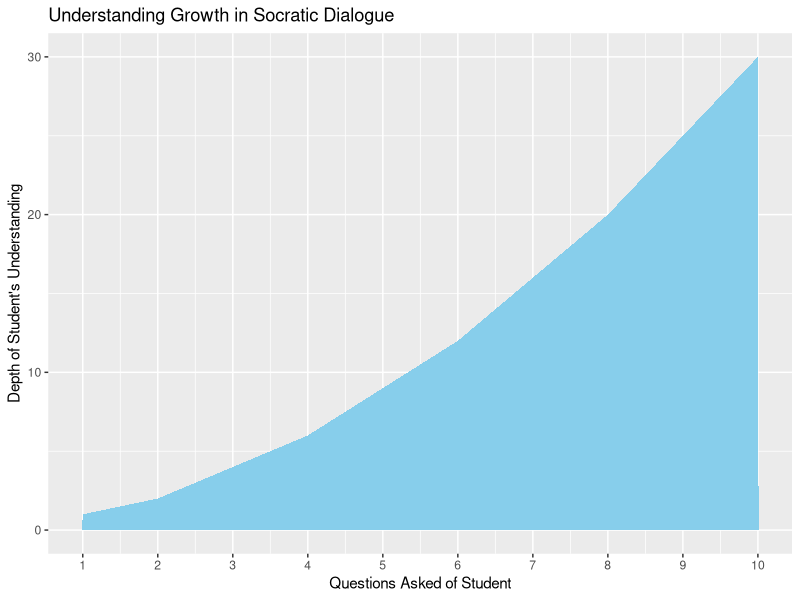
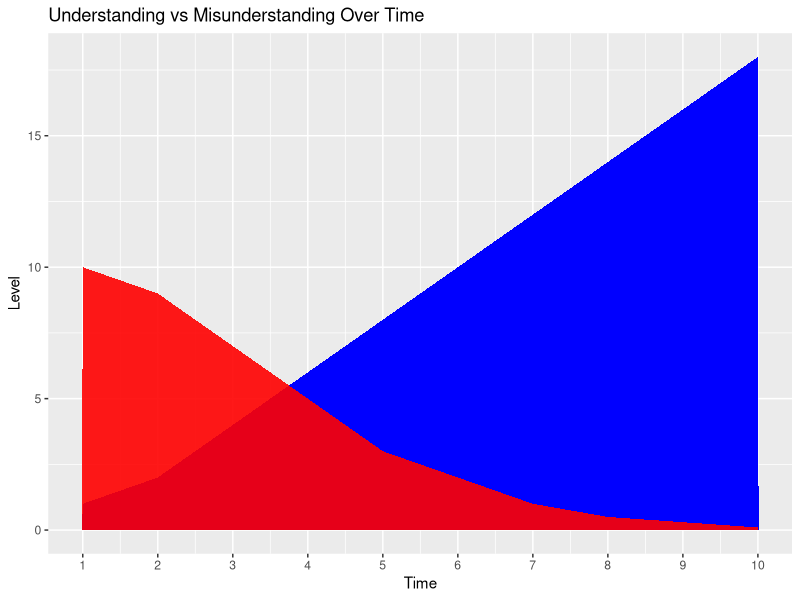
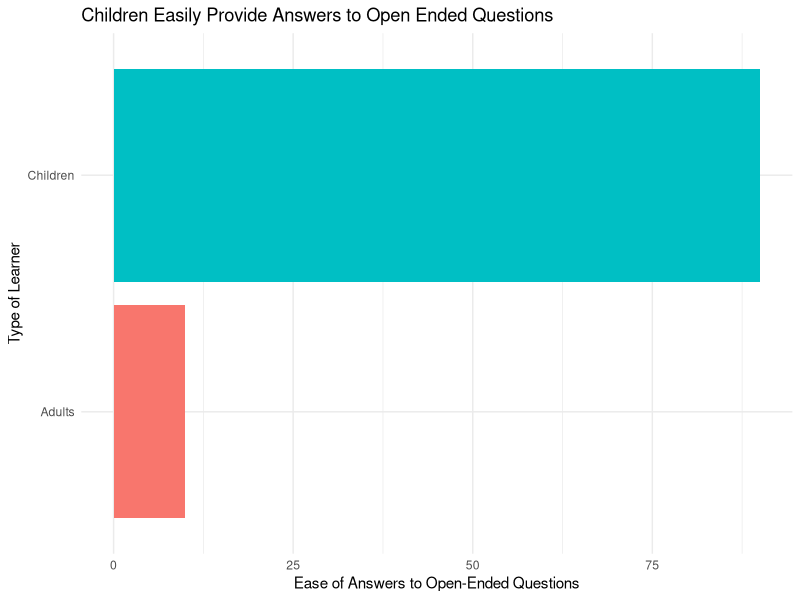
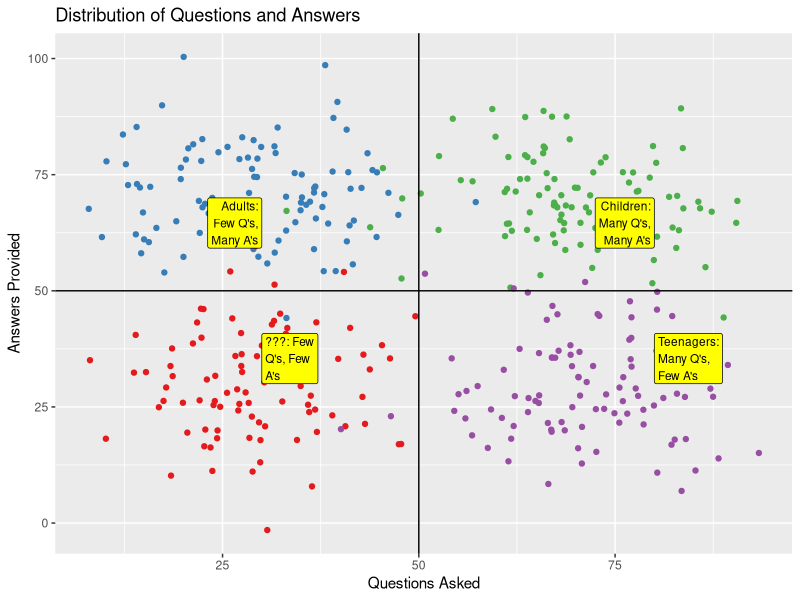
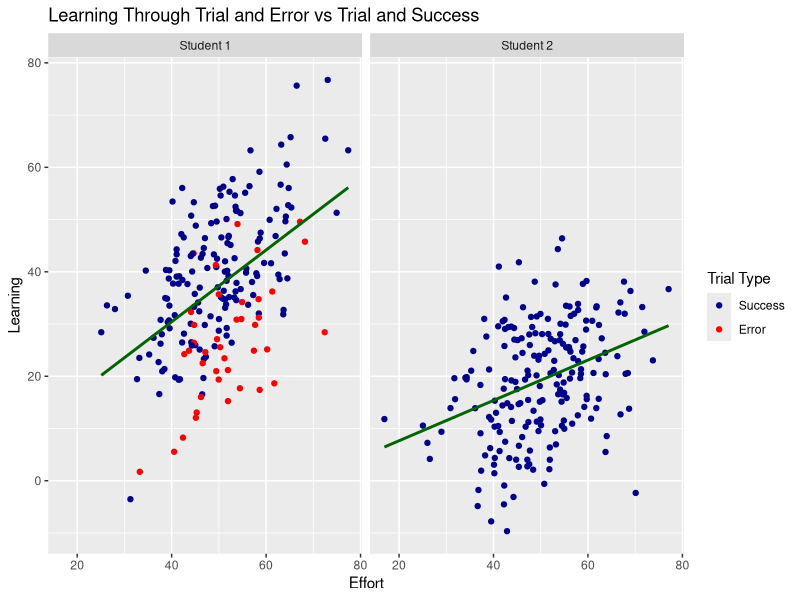
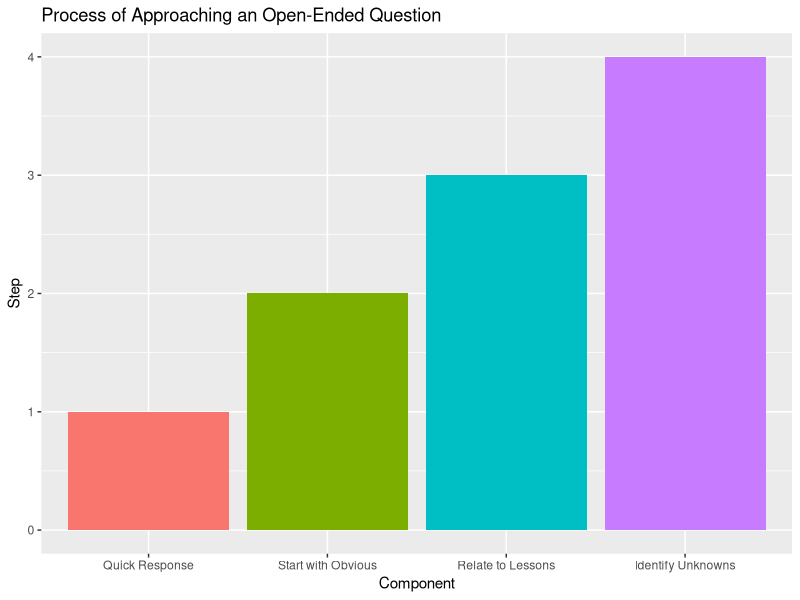
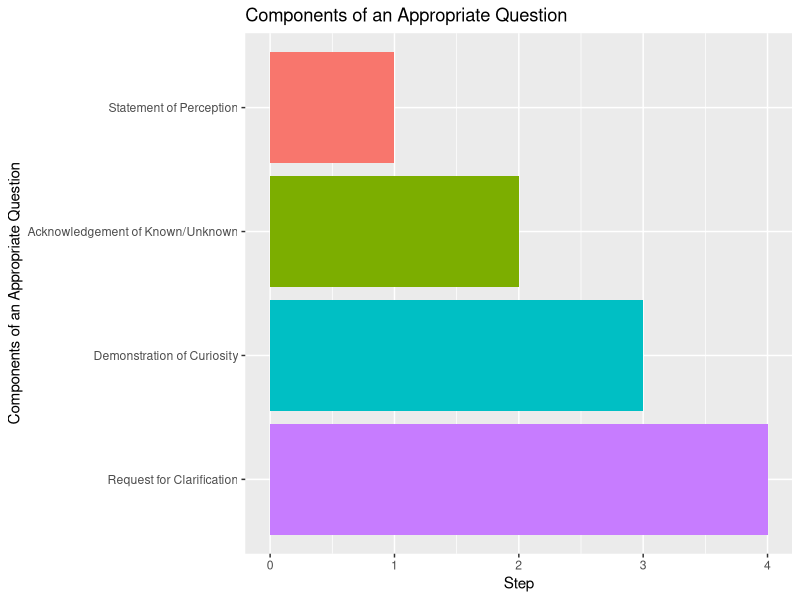
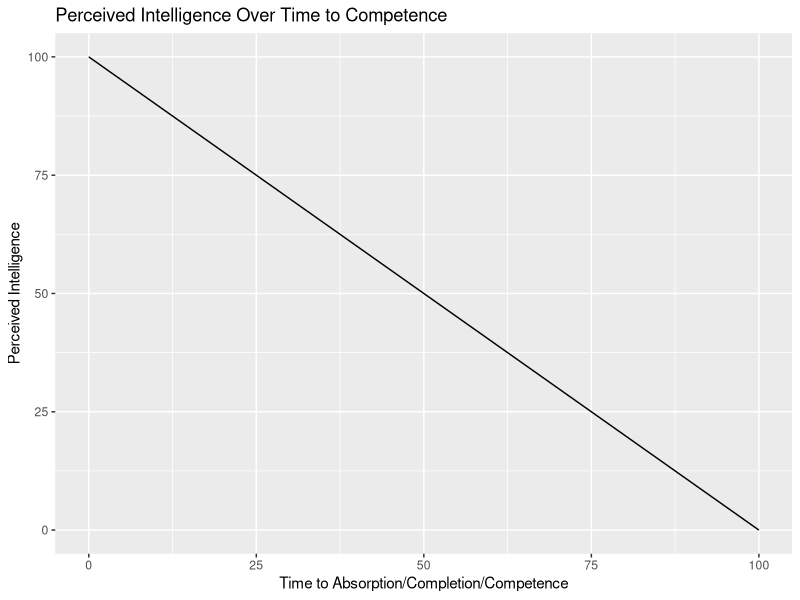

The R source for these figures, in order:
## ---- chunk 1
knitr::opts_chunk$set(echo = FALSE, warning = FALSE, message = FALSE)

# Load libraries
library(tidyverse)
library(ggplot2)
## ---- chunk 2
# Create a dataframe
depth_understanding <- tibble(
  time = 1:10,
  understanding = c(1, 2, 4, 6, 9, 12, 16, 20, 25, 30)
)

# Plot
ggplot(depth_understanding, aes(x = time, y = understanding)) +
  geom_area(fill = "skyblue") +
  scale_x_continuous(breaks = 1:10) +
  labs(x = "Questions Asked of Student", y = "Depth of Student's Understanding", 
       title = "Understanding Growth in Socratic Dialogue")
## ---- chunk 3
# Create a dataframe
understanding <- tibble(
  time = 1:10,
  understanding = c(1, 2, 4, 6, 8, 10, 12, 14, 16, 18),
  misunderstanding = c(10, 9, 7, 5, 3, 2, 1, 0.5, 0.3, 0.1)
)

# Plot
ggplot(understanding, aes(x = time)) +
  geom_area(aes(y = understanding), fill = "blue") +
  geom_area(aes(y = misunderstanding), fill = "red", alpha = 0.9) +
  labs(x = "Time", y = "Level", title = "Understanding vs Misunderstanding Over Time") +
  scale_x_continuous(breaks = rep(1:10))
## ---- chunk 4
# Create the data frame
df <- data.frame(
  group = c("Children", "Adults"),
  ease_of_answers = c(90, 10)
)

# Plot using ggplot
ggplot(df, aes(x = group, y = ease_of_answers, fill = group)) +
  geom_bar(stat = "identity", show.legend = FALSE) +
  labs(x = "Type of Learner", y = "Ease of Answers to Open-Ended Questions", title = "Children Easily Provide Answers to Open Ended Questions") +
  theme_minimal() +
  coord_flip()

## ---- chunk 5
# Define the number of data points per group
n <- 100

# Generate the data frame
df <- tibble(
  questions = c(rnorm(n, 30, 10), rnorm(n, 70, 10), rnorm(n, 30, 10), rnorm(n, 70, 10)),
  answers = c(rnorm(n, 70, 10), rnorm(n, 70, 10), rnorm(n, 30, 10), rnorm(n, 30, 10)),
  group = rep(c("Adults", "Children", "???", "Teenagers"), each = n)
)

# Plot
ggplot(df, aes(x = questions, y = answers, color = group)) +
  geom_point(show.legend = FALSE) +
  scale_color_brewer(palette = "Set1") +
  geom_vline(xintercept = 50, linetype = "solid", color = "black") +  # Add vertical reference line
  geom_hline(yintercept = 50, linetype = "solid", color = "black") +  # Add horizontal reference line
  geom_label(
    data = data.frame(x = c(30, 80, 30, 80), y = c(70, 70, 30, 30), label = c(str_wrap("Adults: Few Q's, Many A's", 10), 
                                                                              str_wrap("Children: Many Q's, Many A's", 10),
                                                                              str_wrap("???: Few Q's, Few A's", 10), 
                                                                              str_wrap("Teenagers: Many Q's, Few A's", 10))),
    aes(x = x, y = y, label = label),
    color = "black", fill = "yellow", size = 3, hjust = c(1, 1, 0, 0), vjust = c(1, 1, 0, 0)
  ) +
  # annotate("text", x = 20, y = 80, label = "Adults: Few Q's, Many A's") +
  # annotate("text", x = 80, y = 80, label = "Children: Many Q's, Many A's") +
  # annotate("text", x = 20, y = 20, label = "Elderly: Few Q's, Few A's") +
  # annotate("text", x = 80, y = 20, label = "Teenagers: Many Q's, Few A's") +
  labs(x = "Questions Asked", y = "Answers Provided", title = "Distribution of Questions and Answers", color = "Group")
## ---- chunk 6
## Faceted plot of trial and errors
# Define the number of data points
n <- 200

# Generate the data frame for Student 1
df1 <- tibble(
  effort = rnorm(n, 50, 10),
  learning = 0.8 * effort + rnorm(n, 0, 10),
  student = rep("Student 1", n)
)

# Add some "errors" to the data
set.seed(123)
error_indices <- sample(1:n, size = n/5)
df1$error <- rep(FALSE, n)
df1$error[error_indices] <- TRUE
df1$learning[error_indices] <- df1$learning[error_indices] - runif(length(error_indices), 10, 20)

# Generate the data frame for Student 2
df2 <- tibble(
  effort = rnorm(n, 50, 10),
  learning = 0.4 * effort + rnorm(n, 0, 10),  # Lower the slope to make the trend line less steep
  student = rep("Student 2", n),
  error = FALSE
)

# Combine the two data frames
df <- bind_rows(df1, df2)

# Plot
ggplot(df, aes(x = effort, y = learning, color = error)) +
  geom_point() +
  scale_color_manual(values = c("darkblue", "red"), labels = c("Success", "Error")) +
  geom_smooth(method = "lm", se = FALSE, color = "darkgreen") +
  facet_wrap(~student, ncol = 2) +
  labs(x = "Effort", y = "Learning", color = "Trial Type",
       title = "Learning Through Trial and Error vs Trial and Success")
## ---- chunk 7
df_steps <- tibble(
  Component = factor(c("Quick Response", "Start with Obvious", "Relate to Lessons", "Identify Unknowns"), 
                levels = c("Quick Response", "Start with Obvious", "Relate to Lessons", "Identify Unknowns")),
  Step = c(1, 2, 3, 4)  # Arbitrary values
)

ggplot(df_steps, aes(x = Component, y = Step, fill = Component)) +
  geom_bar(stat = "identity", show.legend = FALSE) +
  labs(x = "Component", y = "Step", 
       title = "Process of Approaching an Open-Ended Question")

## ---- chunk 8
# Bar chart
df_bar <- tibble(
  Component = c("Statement of Perception", "Acknowledgement of Known/Unknown", "Demonstration of Curiosity", "Request for Clarification"),
  Step = c(1, 2, 3, 4)  # Arbitrary values
)

# Reorder the factor levels of Component
df_bar$Component <- factor(df_bar$Component, levels = c("Statement of Perception", "Acknowledgement of Known/Unknown", 
                                                        "Demonstration of Curiosity", "Request for Clarification"))

ggplot(df_bar, aes(x = fct_rev(Component), y = Step, fill = Component)) +
  geom_bar(stat = "identity", show.legend = FALSE) +
  labs(x = "Components of an Appropriate Question", y = "Step", 
       title = "Components of an Appropriate Question") +
  coord_flip()

## ---- chunk 9
# Generate the data frame
df <- tibble(
  time_to_answer = seq(0, 100, length.out = 100),
  perceived_intelligence = rev(seq(0, 100, length.out = 100))  # Generate sequence and reverse it to get a decreasing trend
)

# Plot
ggplot(df, aes(x = time_to_answer, y = perceived_intelligence)) +
  geom_line() +
  labs(x = "Time to Absorption/Completion/Competence", y = "Perceived Intelligence", title = "Perceived Intelligence Over Time to Competence")
## ---- chunk 10
# Define the number of data points
n <- 100

# Generate the data frame
df <- tibble(
  time_spent_learning = rnorm(n, 50, 10),
  depth_of_understanding = 0.7 * time_spent_learning + rnorm(n, 0, 10)
)

# Plot
ggplot(df, aes(x = time_spent_learning, y = depth_of_understanding)) +
  geom_point(color = "darkblue") +
  geom_smooth(method = "lm", se = FALSE, color = "darkgreen") +
  labs(x = "Time Spent Absorbing", y = "Depth of Understanding", title = "Time Spent Absorbing vs Depth of Understanding")
